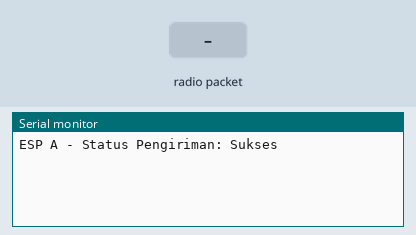
This sketch was run on a simulated ESP32. On the bench: the last lines printed to the serial monitor. The test bench sets the inputs (shaded band).

Above: at 1.2 s.
1.3 s: radio packet "1" arrives
At 1.9 s:
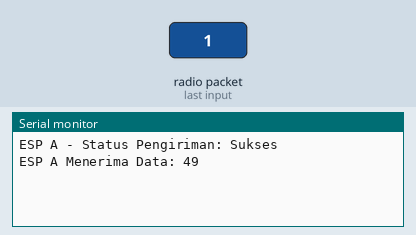
2.8 s: radio packet "0" arrives
At 3.8 s:
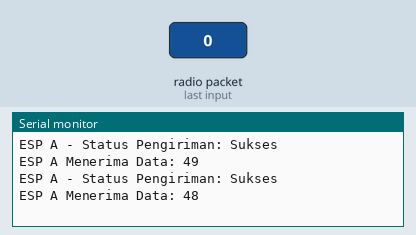
4.3 s: radio packet "2" arrives
At 5.1 s:
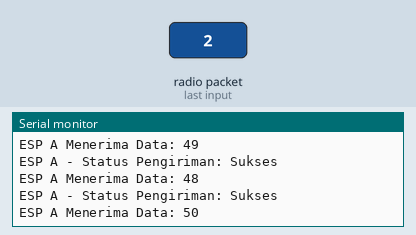

The sketch:

terima-kirim_espnow.ino
```cpp
#include <esp_now.h>
#include <WiFi.h>

// MAC Address ESP B (GANTI DENGAN MAC STA DARI ESP B)
uint8_t peerAddress[] = {0x94, 0x54, 0xC5, 0xA9, 0xB0, 0xD0};

// Struktur data yang dikirim
typedef struct struct_message {
    int data;
} struct_message;

struct_message myData;
esp_now_peer_info_t peerInfo;

// Callback untuk menerima data
void onReceive(const esp_now_recv_info_t *info, const uint8_t *incomingData, int len) {
    int receivedData = *incomingData;
    Serial.print("ESP A Menerima Data: ");
    Serial.println(receivedData);
}

// Callback untuk status pengiriman
void onSent(const uint8_t *mac_addr, esp_now_send_status_t status) {
    Serial.print("ESP A - Status Pengiriman: ");
    Serial.println(status == ESP_NOW_SEND_SUCCESS ? "Sukses" : "Gagal");
}

void setup() {
    Serial.begin(115200);
    WiFi.mode(WIFI_STA);

    if (esp_now_init() != ESP_OK) {
        Serial.println("Gagal menginisialisasi ESP-NOW");
        return;
    }

    esp_now_register_recv_cb(onReceive);
    esp_now_register_send_cb(onSent);

    memcpy(peerInfo.peer_addr, peerAddress, 6);
    peerInfo.channel = 0;
    peerInfo.encrypt = false;

    if (esp_now_add_peer(&peerInfo) != ESP_OK) {
        Serial.println("Gagal menambahkan peer ESP-NOW");
        return;
    }
}

void kirimData(int data) {
    myData.data = data;
    esp_now_send(peerAddress, (uint8_t *)&myData, sizeof(myData));
}

void loop() {
    kirimData(69); // Kirim angka 1 ke ESP B
    delay(2000);
}
```

Measured:
- after the input at 1.3 s, the serial monitor: prints a new line after 0.05 s (image 1)
- after the input at 2.8 s, the serial monitor: prints a new line after 0.05 s (image 2)
- after the input at 4.3 s, the serial monitor: prints a new line after 0.05 s (image 3)
